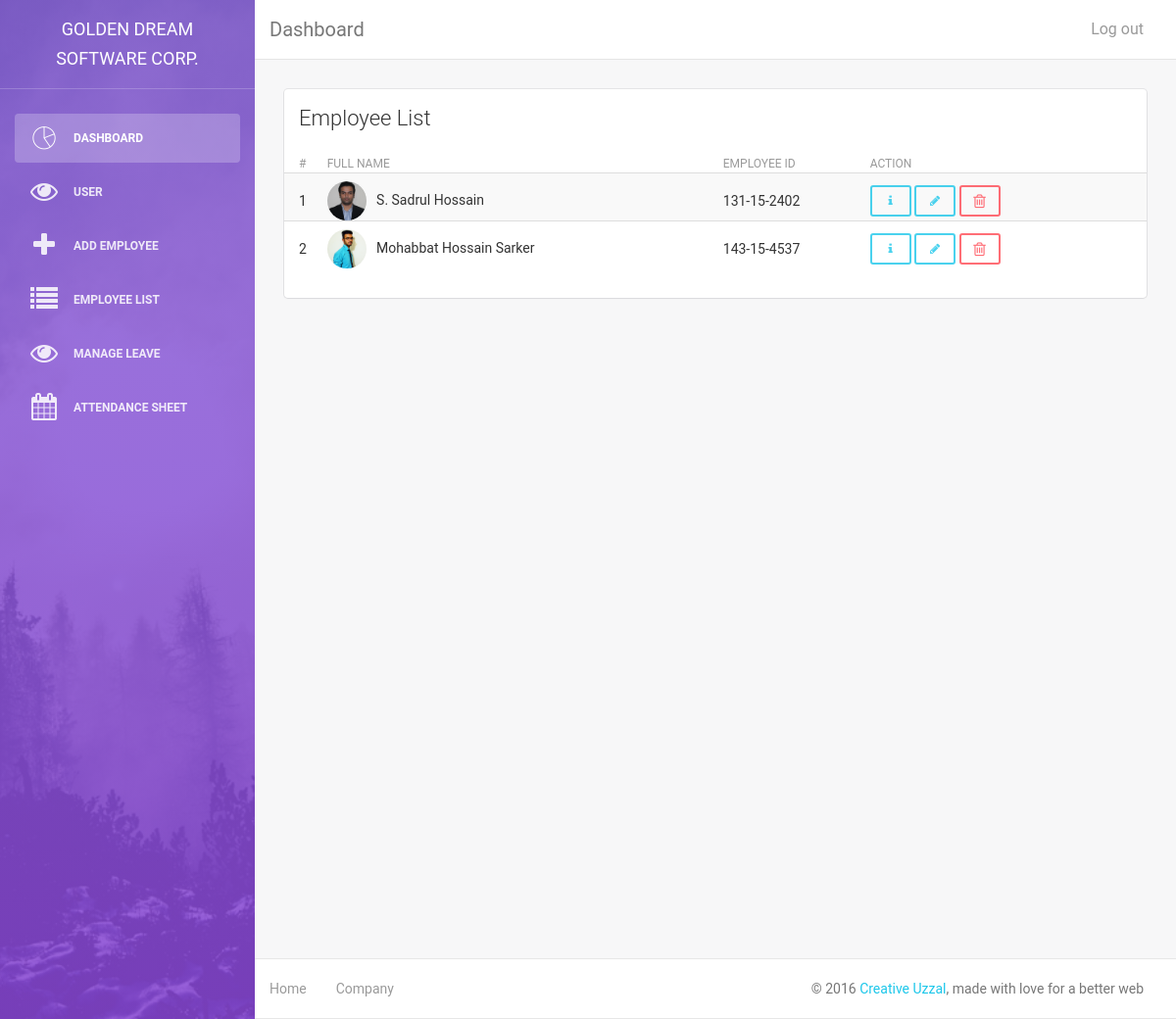
Page /admin/show_employee.php (signed in) on the committed database.
### tables this page shows
CREATE TABLE IF NOT EXISTS `emp_tbl` (
  `emp_id` varchar(20) NOT NULL,
  `fullname` text NOT NULL,
  `designation` text NOT NULL,
  `username` varchar(20) NOT NULL,
  `password` varchar(20) NOT NULL,
  `gender` int(3) NOT NULL,
  `dob` date NOT NULL,
  `nationality` text NOT NULL,
  `contact` varchar(20) NOT NULL,
  `email` varchar(50) NOT NULL,
  `address` text NOT NULL,
  `photo` text NOT NULL
);

### admin/show_employee.php (the view, shortened to what this page needs)
<?php include('header.php'); ?>
        <div class="content">
            <div class="container-fluid">
                <div class="row">
                    <div class="col-md-12">
                        <div class="card">
                            <div class="header">
                                <h4 class="title">Employee List</h4>
                            </div>
                            <div class="content table-responsive table-full-width">
                                <table class="table table-hover table-striped">
                                    <thead>
									    <th>#</th>
                                    	<th>Full Name</th>
                                    	<th>Employee ID</th>
                                    	<th>Action</th>
                                    </thead>
                                    <tbody>
										<?php
					$serial = 0;
					$sql = mysql_query("SELECT * FROM emp_tbl");
					while($row = mysql_fetch_object($sql))
						{
							$serial++;
							echo "<tr>
									<td>$serial</td>
									<td><img style='border-radius: 50%; width:40px; height:40px;' src='../upload/$row->photo'/> &nbsp;&nbsp;$row->fullname</td>
									<td>$row->emp_id</td>
									<td>
										<a data-toggle='tooltip' data-placement='left' title='Detail' class='btn btn-info btn-sm'  href='detail_employee.php?ids=$row->emp_id'><i class='fa fa-info'></i></a>
										<a data-toggle='tooltip' data-placement='top' title='Edit' class='btn btn-info btn-sm' href='edit_employee.php?ide=$row->emp_id'><i class='fa fa-pencil'></i></a>
										<a data-toggle='tooltip' data-placement='right' title='Delete' class='btn btn-danger btn-sm' onclick='return confirm_delete();' href='delete.php?idd=$row->emp_id'><i class='fa fa-trash-o fa-lg'></i></a>
									</td>
								  </tr>";
						}
				?>
                                    </tbody>
                                </table>
                            </div>
                        </div>
                    </div>
                </div>
            </div>
        </div>
        <footer class="footer">
            <div class="container-fluid">
                <nav class="pull-left">
                    <ul>
                        <li>
                            <a href="#">
                                Home
                            </a>
                        </li>
                        <li>
                            <a href="#">
                                Company
                            </a>
                        </li>
                    </ul>
                </nav>
                <p class="copyright pull-right">
                    &copy; 2016 <a href="">Creative Uzzal</a>, made with love for a better web
                </p>
            </div>
        </footer>
<?php include('footer.php'); ?>

### admin/show_employee.php (style rules this page uses)
.table > thead > tr > th, .table > tbody > tr > th, .table > tfoot > tr > th, .table > thead > tr > td, .table > tbody > tr > td, .table > tfoot > tr > td { padding: 0px 0px; padding-top: 8px; padding-right: 0px; padding-bottom: 0px; padding-left: 0px; vertical-align: middle; }

### rows in the picture
emp_tbl: photo (picture), fullname "S. Sadrul Hossain", emp_id "131-15-2402"
emp_tbl: photo (picture), fullname "Mohabbat Hossain Sarker", emp_id "143-15-4537"
